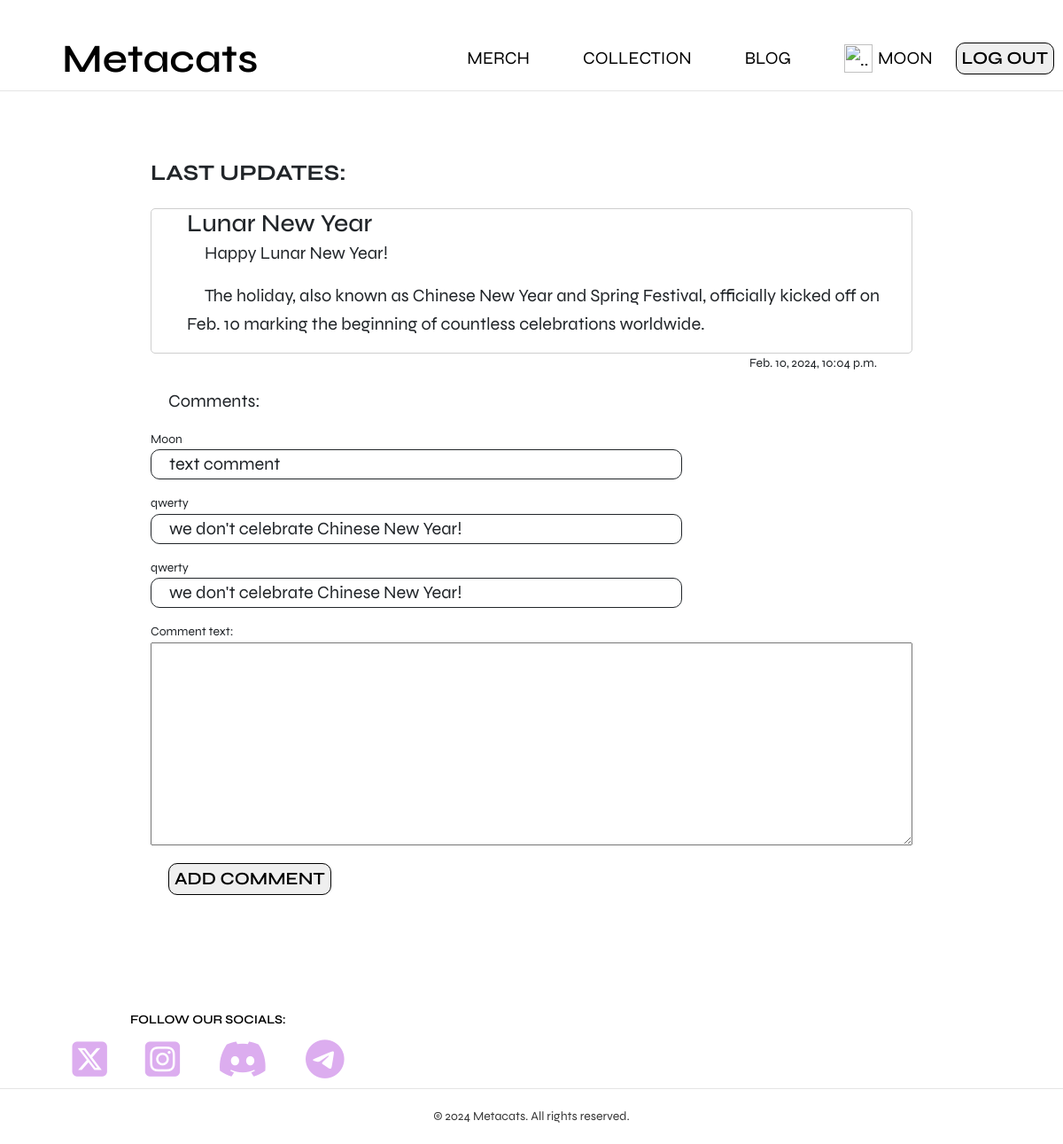
Page /blog/8 (signed in) on the committed database.
### blog/models.py (models this page shows, shortened)
class Post(models.Model):
    title = models.CharField('Title', max_length=50)
    anons = models.CharField('Post', max_length=500)
    full_text = models.TextField('Article')
    date = models.DateTimeField('Date&Time')
    class Meta:
        verbose_name = 'Article'
        verbose_name_plural = 'Articles'

class CommentPost(models.Model):
    post = models.ForeignKey(Post, on_delete=models.PROTECT, verbose_name='article', blank=True, null=True,
                                related_name='comments_articles')
    user = models.ForeignKey(User, on_delete=models.PROTECT, verbose_name='user', blank=True, null=True)
    text = models.TextField(verbose_name='Comment text')
    date = models.DateTimeField(auto_now=True, verbose_name='Date&Time of comment')
    moder = models.BooleanField(verbose_name='visibility', default=False)

### blog/views.py (the view, shortened to what this page needs)
# urls.py: path('<int:pk>', blog_single, name='blog_single'),
def blog_single(request, pk):
    post = get_object_or_404(Post, pk=pk)
    comment = CommentPost.objects.filter(post=post)
    form = CommentForm()
    return render(request, 'blog/blog_single.html', {'post': post, 'menu': menu,
                                                     'form': form, 'comment': comment})

### blog/forms.py
class CommentForm(forms.ModelForm):
    class Meta:
        model = CommentPost
        fields = ('text',)

### blog/templates/blog/blog_single.html (shortened to what this page needs)
{% extends 'maincat/base.html' %}
{% load static %}
{% block content %}
<div class="container4" style="margin: 100px; margin-top: 180px; ">
	<h1 class="intro__title">Last updates:</h1>
		<section class="section--gray" style="background-color: white;
border-radius: 5px;">
		<div class="container__post">
			<h3>{{ post.title }}</h3>
			<p>{{ post.anons }}</p>
			<p>{{ post.full_text }}</p>
		</div>
		</section>
		<p style="text-align: right; padding-right: 40px; font-size: 14px; background-color: white;
border-radius: 5px;">{{ post.date }}</p>
	<p>Comments:</p>
<h4> {% for comm in comment%}</h4>
	<a >{{comm.user}}</a>
	<p style="max-width: 600px; border-style: solid; border-width: 1px; border-radius: 10px; display: grid;">{{comm.text}}</p>
{% endfor%}
	<form method="post" style="display: grid;">
            {{ form }}
            <p><button class="btn1" type="submit" style="margin-top: 20px;"> Add comment </button></p>
        </form>
</div>
{% endblock content %}

### maincat/templates/maincat/base.html (shortened to what this page needs)
{% load static %}
{% load merch_tags %}
<html lang="en">
<head>
	<link href="https://cdn.jsdelivr.net/npm/bootstrap@5.3.2/dist/css/bootstrap.min.css" rel="stylesheet">
	<link rel="stylesheet" href="{% static 'maincat/css/my_css1.css' %}"  />
	<link type="text/css" href="{% static 'maincat/css/styles_metacats.css' %}" rel="stylesheet" />
</head>
{% block mainmenu %}
<header class="header">
	<div class="container3">
		<div class="header__inner">
			<a class="header__logo" href="{% url 'home:home' %}">Metacats</a>
			<nav class="nav" style="align-items: center;">
			{% for m in menu %}
				<a class="nav__link" href="{% url m.url_name %}">{{ m.title }}</a>
			{% endfor %}
				{% if request.user.is_authenticated %}
					<a class="nav__link" href="{% url 'users:signin' %}"><img src="{% static 'maincat/images/login_icon3.png'  %}"
																			  width="32" height="32" style="margin-left: 0px; margin-right: 0px;" alt=".."></a>
					<a class="nav-link" style="display: flex; align-items: center; margin-left: -40px; text-decoration: none; color: black;" >{{ user.username }}</a>
					<form action="{% url 'users:logout' %}" method="post" style="margin: 0 auto; display: block;">
            		<button class="btn1" type="submit" style="margin: 10px;">Log Out</button>
            		</form>
					{% else %}
					<a class="nav__link" href="{% url 'users:signin' %}"><img src="{% static 'maincat/images/login_icon2.png'  %}"
														   width="32" height="32" style="margin-left: 0px; margin-right: 0px;" alt="..">
					<span>LOGIN</span></a>
				{% endif %}
			</nav>
		</div>
	</div>
</header>
{% endblock mainmenu %}
<body>
{% block content %}
{% endblock content %}
{% block sociallinks %}
<div class="container_social">
	<div class="social__text" style="padding-left: 100px;">Follow our socials:</div>
	<div class="social" style="padding-left: 50px;">
		<a class="social_item" href="https://twitter.com/Mooncake66" target="_blank">
			<i class="fa-brands fa-square-x-twitter" style="color: #DCADEF;"></i></a>
		<a class="social_item" href="#" target="_blank">
			<i class="fa-brands fa-square-instagram" style="color: #DCADEF;"></i></a>
		<a class="social_item" href="#" target="_blank">
			<i class="fa-brands fa-discord" style="color: #DCADEF;"></i></a>
		<a class="social_item" href="#" target="_blank">
			<i class="fa-brands fa-telegram"  style="color: #DCADEF;"></i></a>
	</div >
	<div class="copyright">
		© 2024 Metacats. All rights reserved.
	</div>
</div>
{% endblock sociallinks %}
</body>
</html>

### maincat/static/maincat/css/styles_metacats.css (style rules this page uses)
*, *:before, *:after { box-sizing: border-box; }
h1, h2, h3, h4, h5, h6 { margin: 0; }
p { text-indent: 20px; font-size: 20px; }
.container_social { bottom: 0; width: 100%; height: 100px; }
.container4 { margin: 0 auto; display: grid; flex-grow: 1; margin-top: 10px; align-content: center; padding-left: 70px; padding-right: 70px; max-width: 85%; font-size: 14px; }
.container3 { width: 100%; max-width: 1200px; margin: 0 auto; border-bottom: 1px solid #e5e5e5; background: url("../images/header2.png") left no-repeat; -webkit-background-size: contain; }
.intro__title { margin-bottom: 20px; font-size: 25px; font-weight: 700; text-transform: uppercase; text-align: left; margin-top: 0; }
.header { width: 100%; position: absolute; top: 0; left: 0; right: 0; z-index: 1000; padding-top: 30px; }
.header__inner { display: flex; justify-content: space-between; align-items: center; }
.header__logo { font-size: 45px; font-weight: 600; color: #000000; margin-left: 70px; text-decoration: none; }
.nav { font-size: 20px; text-transform: uppercase; }
.nav__link { display: inline-block; vertical-align: top; margin: 0 30px; color: #000000; text-decoration: none; transition: color .1s linear; position: relative; }
.nav__link:after { content: ""; opacity: 0; width: 100%; height: 3px; background-color:#DCADEF; position: absolute; top: 100%; z-index: 1; display: none; transition: opacity .1s linear; }
.btn1 { border-radius: 10px; border: 1px solid #000000; font-size: 12 px; font-weight: 600; color: #000000; text-transform: uppercase; text-decoration: none; transition: background .1s linear, color .1s linear; }
.social { display: flex; margin: 10px; justify-content: space-around; width: 100%; max-width: 400px; margin: 10px; position:relative; }
.social__text { display: flex; margin-left: 47px; margin-bottom: 0px; font-size: 14px; font-weight: 600; text-transform: uppercase; text-decoration: none; color: #000000; max-width: 400px; }
.copyright { flex-shrink: 0; padding: 20px 0px; border-top: 1px solid #e5e5e5; font-size: 14px; color: #383838; text-align: center; position: relative; bottom: 0; width: 100vw; }
.section--gray { margin-top: 5px; border-radius: 5px; padding-left: 40px; justify-content: space-between; font-size: 14px; border-style: solid; border-width: 1px; border-color: #cecece; text-decoration: none; }

### rows in the picture
Post: title "Lunar New Year", anons "Happy Lunar New Year!", full_text "The holiday, also known as Chinese New Year and Spring Festival, officially kicked off on Feb. 10 marking the beginning of countless celebrations worldwide.", date "Feb. 10, 2024, 10:04 p.m."
CommentPost: user "Moon", text "text comment"
CommentPost: user "qwerty", text "we don't celebrate Chinese New Year!"
CommentPost: user "qwerty", text "we don't celebrate Chinese New Year!"

### other values in the picture
{{ m.title }} "MERCH" "COLLECTION" "BLOG"
{{ user.username }} "MOON"
